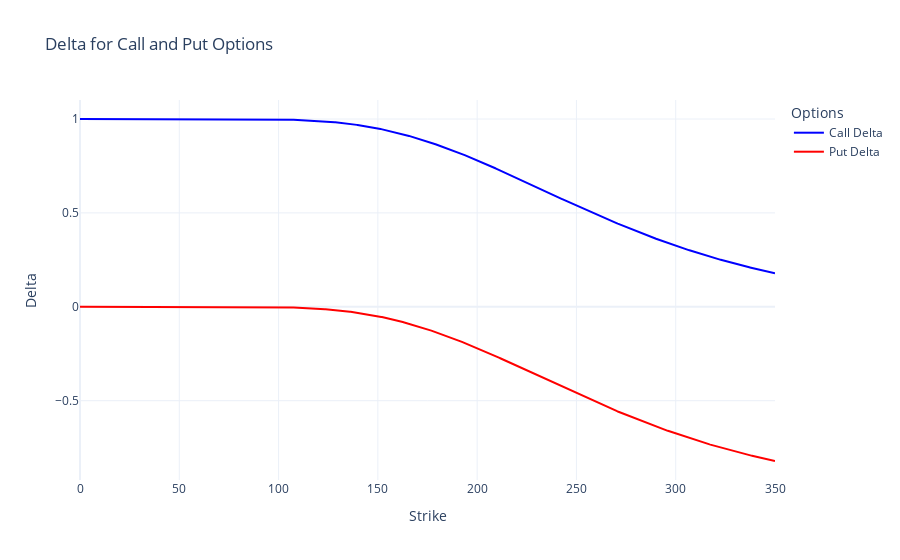
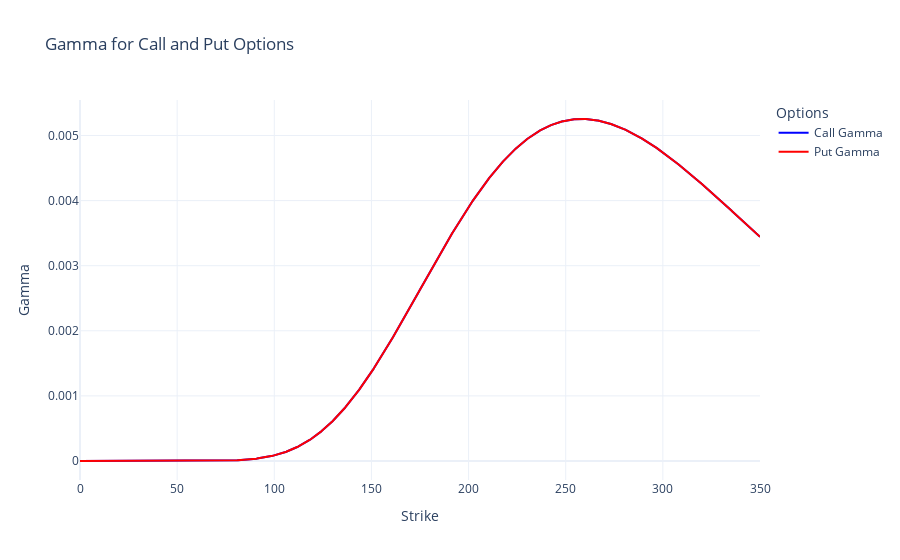
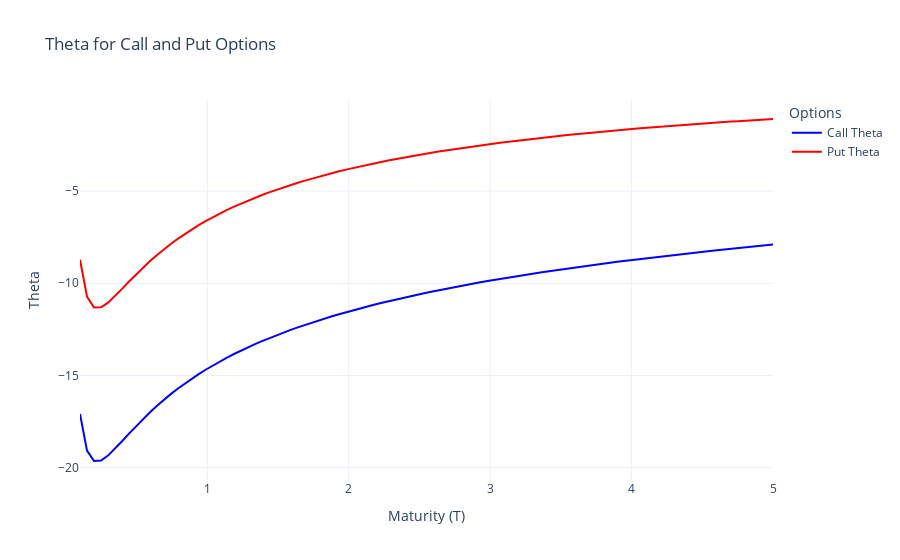
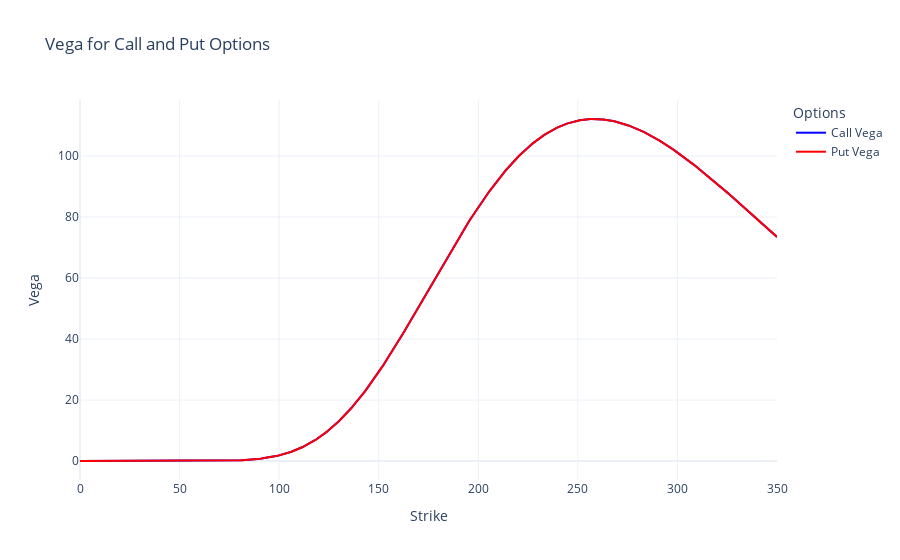

The cell these charts' notebook holds for them, in order:
### Code cell
# Example of usage
if __name__ == "__main__":
    # Define option parameters
    K = 200
    T = 1.5
    sigma, stock = implied_vol.sigma_sim(T, K)
    interest_rate = 0.042

    # Create the plotter instance
    plotter = OptionGreekPlotter(K, T, stock, sigma, interest_rate)

    # Functions for each Greek
    def delta(option):
        return option.delta()

    def gamma(option):
        return option.gamma()

    def theta(option):
        return option.theta()

    def vega(option):
        return option.vega()

    def rho(option):
        return option.rho()

    # Plot Delta vs Strikes
    strikes = np.linspace(0, 350, 1000)
    plotter.plot_greek(delta, strikes, "Strike", "Delta", "Delta for Call and Put Options")

    # Plot Gamma vs Strikes
    plotter.plot_greek(gamma, strikes, "Strike", "Gamma", "Gamma for Call and Put Options")

    # Plot Theta vs Maturities
    maturities = np.linspace(0.1, 5, 100)
    plotter.plot_greek(theta, maturities, "Maturity (T)", "Theta", "Theta for Call and Put Options")

    # Plot Vega vs Strikes
    plotter.plot_greek(vega, strikes, "Strike", "Vega", "Vega for Call and Put Options")

    # Plot Rho vs Strikes
    plotter.plot_greek(rho, strikes, "Strike", "Rho", "Rho for Call and Put Options")

### Figure 1 — Plotly figure (JSON) as saved in the notebook; plotly's stock layout.template omitted (floating-point values rounded to 4 significant figures; data arrays with more than 128 entries replaced by an {"elided": "..."} marker saying what was removed)
{"data": [{"line": {"color": "blue"}, "mode": "lines", "name": "Call Delta", "type": "scatter", "x": {"elided": "1000 float values"}, "y": {"elided": "1000 float values"}}, {"line": {"color": "red"}, "mode": "lines", "name": "Put Delta", "type": "scatter", "x": {"elided": "1000 float values"}, "y": {"elided": "1000 float values"}}], "layout": {"legend": {"title": {"text": "Options"}}, "title": {"text": "Delta for Call and Put Options"}, "xaxis": {"showgrid": true, "title": {"text": "Strike"}}, "yaxis": {"showgrid": true, "title": {"text": "Delta"}}}}

### Figure 2 — Plotly figure (JSON) as saved in the notebook; plotly's stock layout.template omitted (floating-point values rounded to 4 significant figures; data arrays with more than 128 entries replaced by an {"elided": "..."} marker saying what was removed)
{"data": [{"line": {"color": "blue"}, "mode": "lines", "name": "Call Gamma", "type": "scatter", "x": {"elided": "1000 float values"}, "y": {"elided": "1000 float values"}}, {"line": {"color": "red"}, "mode": "lines", "name": "Put Gamma", "type": "scatter", "x": {"elided": "1000 float values"}, "y": {"elided": "1000 float values"}}], "layout": {"legend": {"title": {"text": "Options"}}, "title": {"text": "Gamma for Call and Put Options"}, "xaxis": {"showgrid": true, "title": {"text": "Strike"}}, "yaxis": {"showgrid": true, "title": {"text": "Gamma"}}}}

### Figure 3 — Plotly figure (JSON) as saved in the notebook; plotly's stock layout.template omitted (floating-point values rounded to 4 significant figures)
{"data": [{"line": {"color": "blue"}, "mode": "lines", "name": "Call Theta", "type": "scatter", "x": [0.1, 0.1495, 0.199, 0.2485, 0.298, 0.3475, 0.397, 0.4465, 0.496, 0.5455, 0.5949, 0.6444, 0.6939, 0.7434, 0.7929, 0.8424, 0.8919, 0.9414, 0.9909, 1.04, 1.09, 1.139, 1.189, 1.238, 1.288, 1.337, 1.387, 1.436, 1.486, 1.535, 1.585, 1.634, 1.684, 1.733, 1.783, 1.832, 1.882, 1.931, 1.981, 2.03, 2.08, 2.129, 2.179, 2.228, 2.278, 2.327, 2.377, 2.426, 2.476, 2.525, 2.575, 2.624, 2.674, 2.723, 2.773, 2.822, 2.872, 2.921, 2.971, 3.02, 3.07, 3.119, 3.169, 3.218, 3.268, 3.317, 3.367, 3.416, 3.466, 3.515, 3.565, 3.614, 3.664, 3.713, 3.763, 3.812, 3.862, 3.911, 3.961, 4.01, 4.06, 4.109, 4.159, 4.208, 4.258, 4.307, 4.357, 4.406, 4.456, 4.505, 4.555, 4.604, 4.654, 4.703, 4.753, 4.802, 4.852, 4.901, 4.951, 5], "y": [-17.09, -19.08, -19.64, -19.62, -19.35, -18.97, -18.57, -18.15, -17.75, -17.36, -16.99, -16.64, -16.31, -16.0, -15.71, -15.43, -15.16, -14.91, -14.68, -14.45, -14.24, -14.03, -13.84, -13.65, -13.47, -13.3, -13.14, -12.98, -12.83, -12.68, -12.54, -12.4, -12.27, -12.15, -12.02, -11.9, -11.79, -11.68, -11.57, -11.46, -11.36, -11.26, -11.16, -11.07, -10.98, -10.89, -10.8, -10.72, -10.63, -10.55, -10.47, -10.39, -10.32, -10.24, -10.17, -10.1, -10.03, -9.961, -9.894, -9.828, -9.764, -9.7, -9.638, -9.577, -9.517, -9.458, -9.4, -9.344, -9.288, -9.233, -9.178, -9.125, -9.073, -9.021, -8.97, -8.92, -8.871, -8.822, -8.774, -8.727, -8.68, -8.635, -8.589, -8.545, -8.501, -8.457, -8.414, -8.372, -8.33, -8.289, -8.248, -8.207, -8.168, -8.128, -8.089, -8.051, -8.013, -7.976, -7.938, -7.902]}, {"line": {"color": "red"}, "mode": "lines", "name": "Put Theta", "type": "scatter", "x": [0.1, 0.1495, 0.199, 0.2485, 0.298, 0.3475, 0.397, 0.4465, 0.496, 0.5455, 0.5949, 0.6444, 0.6939, 0.7434, 0.7929, 0.8424, 0.8919, 0.9414, 0.9909, 1.04, 1.09, 1.139, 1.189, 1.238, 1.288, 1.337, 1.387, 1.436, 1.486, 1.535, 1.585, 1.634, 1.684, 1.733, 1.783, 1.832, 1.882, 1.931, 1.981, 2.03, 2.08, 2.129, 2.179, 2.228, 2.278, 2.327, 2.377, 2.426, 2.476, 2.525, 2.575, 2.624, 2.674, 2.723, 2.773, 2.822, 2.872, 2.921, 2.971, 3.02, 3.07, 3.119, 3.169, 3.218, 3.268, 3.317, 3.367, 3.416, 3.466, 3.515, 3.565, 3.614, 3.664, 3.713, 3.763, 3.812, 3.862, 3.911, 3.961, 4.01, 4.06, 4.109, 4.159, 4.208, 4.258, 4.307, 4.357, 4.406, 4.456, 4.505, 4.555, 4.604, 4.654, 4.703, 4.753, 4.802, 4.852, 4.901, 4.951, 5], "y": [-8.726, -10.73, -11.31, -11.3, -11.05, -10.7, -10.3, -9.909, -9.522, -9.151, -8.798, -8.466, -8.153, -7.858, -7.58, -7.319, -7.072, -6.839, -6.619, -6.41, -6.213, -6.025, -5.846, -5.676, -5.514, -5.36, -5.212, -5.071, -4.935, -4.805, -4.681, -4.561, -4.446, -4.335, -4.229, -4.126, -4.027, -3.931, -3.839, -3.75, -3.663, -3.58, -3.499, -3.42, -3.344, -3.271, -3.199, -3.129, -3.062, -2.996, -2.933, -2.871, -2.81, -2.751, -2.694, -2.638, -2.584, -2.531, -2.479, -2.429, -2.38, -2.332, -2.285, -2.239, -2.195, -2.151, -2.108, -2.066, -2.025, -1.986, -1.946, -1.908, -1.871, -1.834, -1.798, -1.763, -1.728, -1.695, -1.662, -1.629, -1.597, -1.566, -1.535, -1.505, -1.476, -1.447, -1.419, -1.391, -1.364, -1.337, -1.31, -1.284, -1.259, -1.234, -1.209, -1.185, -1.162, -1.138, -1.115, -1.093]}], "layout": {"legend": {"title": {"text": "Options"}}, "title": {"text": "Theta for Call and Put Options"}, "xaxis": {"showgrid": true, "title": {"text": "Maturity (T)"}}, "yaxis": {"showgrid": true, "title": {"text": "Theta"}}}}

### Figure 4 — Plotly figure (JSON) as saved in the notebook; plotly's stock layout.template omitted (floating-point values rounded to 4 significant figures; data arrays with more than 128 entries replaced by an {"elided": "..."} marker saying what was removed)
{"data": [{"line": {"color": "blue"}, "mode": "lines", "name": "Call Vega", "type": "scatter", "x": {"elided": "1000 float values"}, "y": {"elided": "1000 float values"}}, {"line": {"color": "red"}, "mode": "lines", "name": "Put Vega", "type": "scatter", "x": {"elided": "1000 float values"}, "y": {"elided": "1000 float values"}}], "layout": {"legend": {"title": {"text": "Options"}}, "title": {"text": "Vega for Call and Put Options"}, "xaxis": {"showgrid": true, "title": {"text": "Strike"}}, "yaxis": {"showgrid": true, "title": {"text": "Vega"}}}}
